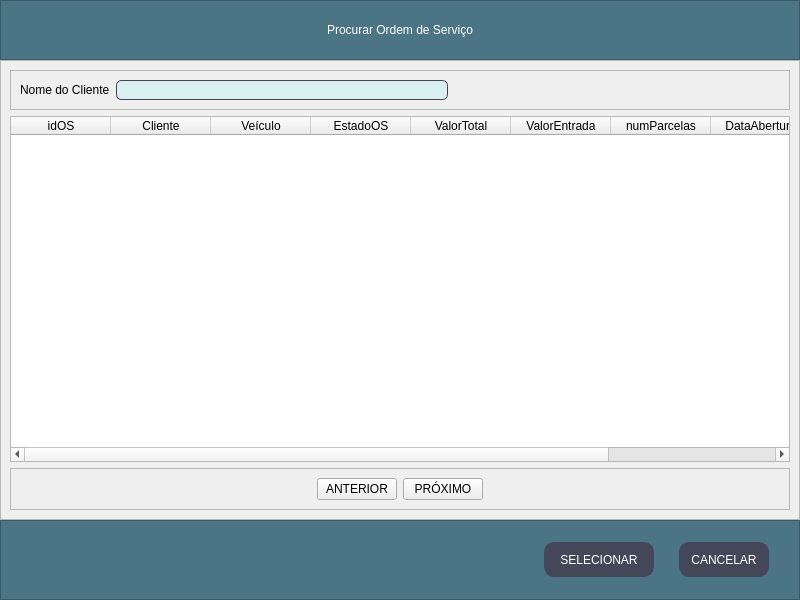
<?xml version="1.0" encoding="UTF-8"?>
<ui version="4.0">
 <class>procurar_os</class>
 <widget class="QMainWindow" name="procurar_os">
  <property name="windowModality">
   <enum>Qt::ApplicationModal</enum>
  </property>
  <property name="geometry">
   <rect>
    <x>0</x>
    <y>0</y>
    <width>800</width>
    <height>600</height>
   </rect>
  </property>
  <property name="minimumSize">
   <size>
    <width>800</width>
    <height>600</height>
   </size>
  </property>
  <property name="maximumSize">
   <size>
    <width>800</width>
    <height>600</height>
   </size>
  </property>
  <property name="windowTitle">
   <string>MainWindow</string>
  </property>
  <property name="styleSheet">
   <string notr="true">QLineEdit{
	border-radius: 5px;
	border: 0.5px solid #44475a;
	font:11pt &quot;MS Shell Dlg 2&quot;;
	padding: 1px;
	background-color: #DAEFF0;
}

QLineEdit:focus{
	border: 1.5px solid #44475a;
}

QLabel{
	font: 75 11pt &quot;Arial&quot;;
}
QComboBox{
	font: 9pt &quot;MS Shell Dlg 2&quot;;
}
QDateEdit{
	font: 9pt &quot;MS Shell Dlg 2&quot;;
}</string>
  </property>
  <widget class="QWidget" name="centralwidget">
   <layout class="QVBoxLayout" name="verticalLayout_2">
    <property name="spacing">
     <number>0</number>
    </property>
    <property name="leftMargin">
     <number>0</number>
    </property>
    <property name="topMargin">
     <number>0</number>
    </property>
    <property name="rightMargin">
     <number>0</number>
    </property>
    <property name="bottomMargin">
     <number>0</number>
    </property>
    <item>
     <widget class="QFrame" name="frame">
      <property name="minimumSize">
       <size>
        <width>0</width>
        <height>60</height>
       </size>
      </property>
      <property name="maximumSize">
       <size>
        <width>16777215</width>
        <height>60</height>
       </size>
      </property>
      <property name="styleSheet">
       <string notr="true">background-color: rgb(75, 117, 132);</string>
      </property>
      <property name="frameShape">
       <enum>QFrame::StyledPanel</enum>
      </property>
      <property name="frameShadow">
       <enum>QFrame::Raised</enum>
      </property>
      <layout class="QHBoxLayout" name="horizontalLayout">
       <property name="leftMargin">
        <number>9</number>
       </property>
       <property name="topMargin">
        <number>9</number>
       </property>
       <item>
        <widget class="QLabel" name="label">
         <property name="minimumSize">
          <size>
           <width>300</width>
           <height>30</height>
          </size>
         </property>
         <property name="maximumSize">
          <size>
           <width>300</width>
           <height>30</height>
          </size>
         </property>
         <property name="styleSheet">
          <string notr="true">font: 87 12pt &quot;Arial Black&quot;;
color: rgb(255, 255, 255);
</string>
         </property>
         <property name="text">
          <string>Procurar Ordem de Serviço</string>
         </property>
         <property name="alignment">
          <set>Qt::AlignCenter</set>
         </property>
        </widget>
       </item>
      </layout>
     </widget>
    </item>
    <item>
     <widget class="QFrame" name="frame_2">
      <property name="frameShape">
       <enum>QFrame::StyledPanel</enum>
      </property>
      <property name="frameShadow">
       <enum>QFrame::Raised</enum>
      </property>
      <layout class="QVBoxLayout" name="verticalLayout">
       <item>
        <widget class="QFrame" name="frame_5">
         <property name="frameShape">
          <enum>QFrame::StyledPanel</enum>
         </property>
         <property name="frameShadow">
          <enum>QFrame::Raised</enum>
         </property>
         <layout class="QHBoxLayout" name="horizontalLayout_4">
          <item>
           <widget class="QLabel" name="label_2">
            <property name="text">
             <string>Nome do Cliente</string>
            </property>
           </widget>
          </item>
          <item>
           <widget class="QLineEdit" name="line_cliente"/>
          </item>
          <item>
           <spacer name="horizontalSpacer_2">
            <property name="orientation">
             <enum>Qt::Horizontal</enum>
            </property>
            <property name="sizeHint" stdset="0">
             <size>
              <width>40</width>
              <height>20</height>
             </size>
            </property>
           </spacer>
          </item>
         </layout>
        </widget>
       </item>
       <item>
        <widget class="QTableWidget" name="tab_os">
         <property name="focusPolicy">
          <enum>Qt::ClickFocus</enum>
         </property>
         <property name="styleSheet">
          <string notr="true">font: 10pt &quot;Arial&quot;;</string>
         </property>
         <property name="editTriggers">
          <set>QAbstractItemView::NoEditTriggers</set>
         </property>
         <property name="alternatingRowColors">
          <bool>true</bool>
         </property>
         <property name="selectionMode">
          <enum>QAbstractItemView::SingleSelection</enum>
         </property>
         <property name="selectionBehavior">
          <enum>QAbstractItemView::SelectRows</enum>
         </property>
         <property name="textElideMode">
          <enum>Qt::ElideLeft</enum>
         </property>
         <column>
          <property name="text">
           <string>idOS</string>
          </property>
         </column>
         <column>
          <property name="text">
           <string>Cliente</string>
          </property>
         </column>
         <column>
          <property name="text">
           <string>Veículo</string>
          </property>
         </column>
         <column>
          <property name="text">
           <string>EstadoOS</string>
          </property>
         </column>
         <column>
          <property name="text">
           <string>ValorTotal</string>
          </property>
         </column>
         <column>
          <property name="text">
           <string>ValorEntrada</string>
          </property>
         </column>
         <column>
          <property name="text">
           <string>numParcelas</string>
          </property>
         </column>
         <column>
          <property name="text">
           <string>DataAbertura</string>
          </property>
         </column>
         <column>
          <property name="text">
           <string>DataFechamento</string>
          </property>
         </column>
        </widget>
       </item>
       <item>
        <widget class="QFrame" name="frame_4">
         <property name="frameShape">
          <enum>QFrame::StyledPanel</enum>
         </property>
         <property name="frameShadow">
          <enum>QFrame::Raised</enum>
         </property>
         <layout class="QHBoxLayout" name="horizontalLayout_3">
          <item>
           <spacer name="horizontalSpacer_3">
            <property name="orientation">
             <enum>Qt::Horizontal</enum>
            </property>
            <property name="sizeHint" stdset="0">
             <size>
              <width>40</width>
              <height>20</height>
             </size>
            </property>
           </spacer>
          </item>
          <item>
           <widget class="QPushButton" name="btn_anterior">
            <property name="text">
             <string>ANTERIOR</string>
            </property>
           </widget>
          </item>
          <item>
           <widget class="QPushButton" name="btn_proximo">
            <property name="text">
             <string>PRÓXIMO</string>
            </property>
           </widget>
          </item>
          <item>
           <spacer name="horizontalSpacer_4">
            <property name="orientation">
             <enum>Qt::Horizontal</enum>
            </property>
            <property name="sizeHint" stdset="0">
             <size>
              <width>40</width>
              <height>20</height>
             </size>
            </property>
           </spacer>
          </item>
         </layout>
        </widget>
       </item>
      </layout>
     </widget>
    </item>
    <item>
     <widget class="QFrame" name="frame_3">
      <property name="minimumSize">
       <size>
        <width>0</width>
        <height>80</height>
       </size>
      </property>
      <property name="maximumSize">
       <size>
        <width>16777215</width>
        <height>80</height>
       </size>
      </property>
      <property name="styleSheet">
       <string notr="true">background-color: rgb(75, 117, 132);</string>
      </property>
      <property name="frameShape">
       <enum>QFrame::StyledPanel</enum>
      </property>
      <property name="frameShadow">
       <enum>QFrame::Raised</enum>
      </property>
      <layout class="QHBoxLayout" name="horizontalLayout_2">
       <property name="spacing">
        <number>25</number>
       </property>
       <property name="rightMargin">
        <number>30</number>
       </property>
       <item>
        <spacer name="horizontalSpacer">
         <property name="orientation">
          <enum>Qt::Horizontal</enum>
         </property>
         <property name="sizeHint" stdset="0">
          <size>
           <width>276</width>
           <height>20</height>
          </size>
         </property>
        </spacer>
       </item>
       <item>
        <widget class="QPushButton" name="btn_selecionar">
         <property name="styleSheet">
          <string notr="true">QPushButton{
	font: 87 8pt &quot;Arial Black&quot;;
	border: 0.5px solid #44475a;
	border-radius: 10px;
	color: rgb(255, 255, 255);
	background-color: #44475a;
	min-width: 108;
	max-width: 108;
	min-height: 33;
	max-height: 33;
}
QPushButton:hover{
	background-color: #4f5368;
}</string>
         </property>
         <property name="text">
          <string>SELECIONAR</string>
         </property>
        </widget>
       </item>
       <item>
        <widget class="QPushButton" name="btn_cancelar">
         <property name="styleSheet">
          <string notr="true">QPushButton{
	font: 87 8pt &quot;Arial Black&quot;;
	border: 0.5px solid #44475a;
	border-radius: 10px;
	color: rgb(255, 255, 255);
	background-color: #44475a;
	min-width: 88;
	max-width: 88;
	min-height: 33;
	max-height: 33;
}
QPushButton:hover{
	background-color: #4f5368;
}</string>
         </property>
         <property name="text">
          <string>CANCELAR</string>
         </property>
        </widget>
       </item>
      </layout>
     </widget>
    </item>
   </layout>
  </widget>
 </widget>
 <resources/>
 <connections/>
</ui>
